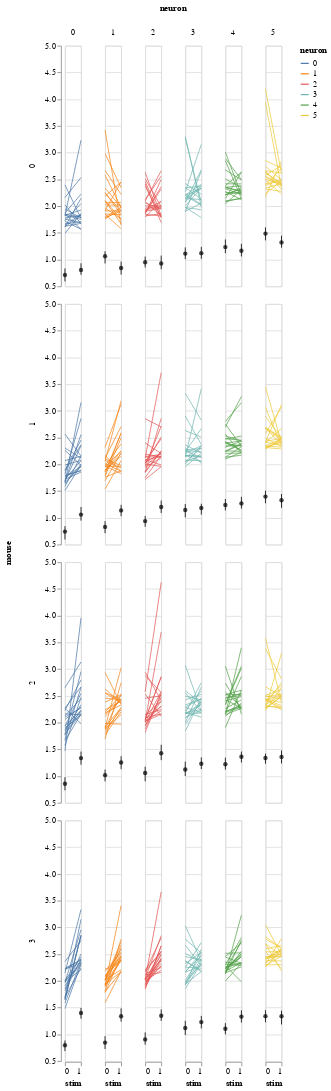

Source (notebook cell):
### Code cell
alt.layer(cposter,fig_trials,data=df_both).facet(row='mouse',column='neuron')

### Figure 1 — Vega-Lite specification as saved in the notebook (floating-point values rounded to 4 significant figures; data arrays with more than 128 entries replaced by an {"elided": "..."} marker saying what was removed)
{"config": {"view": {"continuousWidth": 400, "continuousHeight": 300}}, "data": {"name": "data-b832f3cedb37aa6c75c6ec6ba39490a4"}, "facet": {"column": {"type": "quantitative", "field": "neuron"}, "row": {"type": "quantitative", "field": "mouse"}}, "spec": {"layer": [{"layer": [{"mark": {"type": "point", "color": "black", "filled": true}, "encoding": {"x": {"type": "quantitative", "field": "stim"}, "y": {"type": "quantitative", "field": "Bayes condition mean", "scale": {"zero": false}}}}, {"mark": {"type": "line", "color": "black"}, "encoding": {"x": {"type": "quantitative", "field": "stim"}, "y": {"type": "quantitative", "field": "Bayes condition mean", "scale": {"zero": false}}}}, {"mark": "rule", "encoding": {"x": {"type": "quantitative", "field": "stim"}, "y": {"type": "quantitative", "field": "Bayes condition CI0", "scale": {"zero": false}, "title": ""}, "y2": {"field": "Bayes condition CI1"}}}], "width": 20}, {"mark": {"type": "line", "fill": null}, "encoding": {"color": {"type": "nominal", "field": "neuron"}, "detail": {"type": "quantitative", "field": "i_trial"}, "opacity": {"value": 1}, "size": {"value": 0.9}, "x": {"type": "quantitative", "field": "stim"}, "y": {"type": "quantitative", "field": "log_firing_rate", "scale": {"zero": false}}}, "height": 300, "width": 50}]}, "$schema": "https://vega.github.io/schema/vega-lite/v4.8.1.json", "datasets": {"data-b832f3cedb37aa6c75c6ec6ba39490a4": {"elided": "1008 records"}}}
